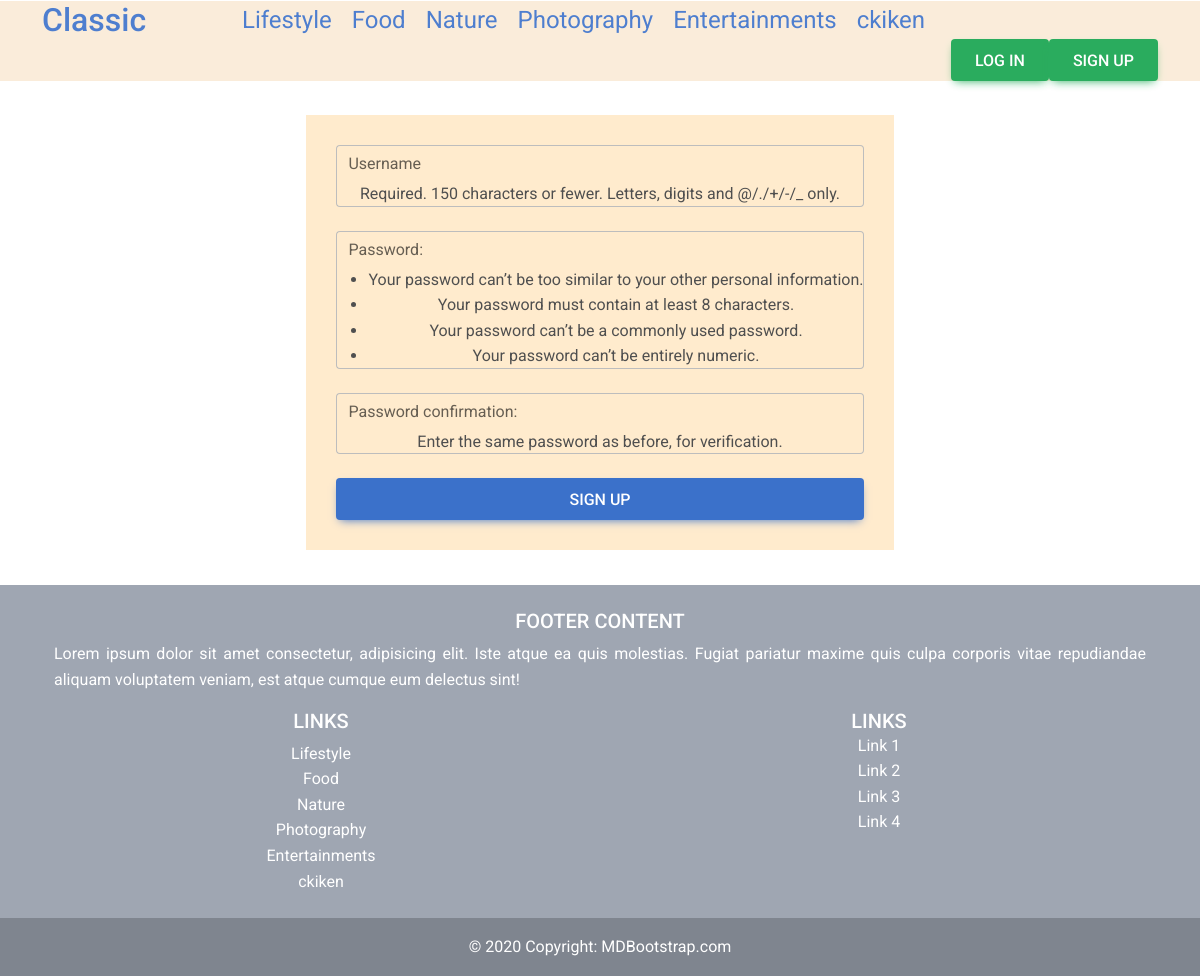
Screenshot of /register/ with the database file from the repository.
### blog_app/models.py (models this page shows, shortened)
class Category(models.Model):
    title = models.CharField(max_length=100)
    slug = models.SlugField(max_length=100, unique=True)

### blog_app/views.py (the view)
# urls.py: path('register/', register, name='register'),
def register(request):
    if request.method == 'POST':
        register_form = UserCreationForm(request.POST)
        if register_form.is_valid():
            register_form.save()
            messages.success(request, 'You are succesfull registerered')
            return redirect('login')
        else:
            messages.error(request, 'Registration form error')
    else:
        register_form = UserCreationForm()
    return render(request, 'blog_app/register.html', {'register_form':register_form})

### blog_app/templatetags/my_tags.py (called while the page is built)
@register.simple_tag()
def show_categories():
    return Category.objects.all()

### blog_app/templates/blog_app/register.html (shortened to what this page needs)
{% extends 'base.html' %}
{% block content %}
<div style="text-align: center; display: flex; justify-content: center; margin: 35px;">
    <form style="width: max-content; padding: 30px; background-color: blanchedalmond;" method="post" action="{% url 'register' %}">
        <div class="form-outline mb-4">
            <input type="text" name="username" maxlength="150" autocapitalize="none" autocomplete="username" autofocus=""
                required="" id="id_username" class="form-control" />
            <label class="form-label" for="id_username">Username</label>
            {{register_form.username.help_text}}
        </div>
        <div class="form-outline mb-4">
            <input type="password" name="password1" autocomplete="new-password" required="" class="form-control" />
            <label class="form-label for=" id_password1">Password:</label>
            {{register_form.password1.help_text}}
        </div>
        <div class="form-outline mb-4">
            <input type="password" name="password2" autocomplete="new-password" required="" class="form-control" />
            <label class="form-label for=" id_password2">Password confirmation:</label>
            {{register_form.password2.help_text}}
        </div>
        <button type="submit" class="btn btn-primary btn-block">Sign up</button>
    </form>
</div>
    {% endblock content %}

### templates/base.html (shortened to what this page needs)
{% load static %}
{% load my_tags %}
{% show_categories as categories %}
<!DOCTYPE html>
<html lang="en">
<head>
<link
href="https://cdnjs.cloudflare.com/ajax/libs/font-awesome/6.0.0/css/all.min.css"
rel="stylesheet"
/>
<link
href="https://cdnjs.cloudflare.com/ajax/libs/mdb-ui-kit/6.2.0/mdb.min.css"
rel="stylesheet"
/>
    <link rel="stylesheet" href="{% static 'blog_app/css/style.css' %}">
</head>
<body>
    <div class="wrapper">
        {% block header %}
        <header class="header">
            <div class="container">
                <div class="row">
                    <div class="col-md-2">
                        <div class="logo">
                            <h2><a href="{% url 'home' %}">Classic</a></h2>
                        </div>
                    </div>
                    <div class="col-md-10">
                        <div class="menu" style="text-align: end;">
                                <div style="    display: flex;
                                flex-wrap: wrap;">
                                  {% for category in categories %}
                                   <div style="display: inline-block;margin:0 10px">
                                          <a href="{% url 'category' category.slug %}" style="font-size: x-large;">{{category.title}}</a>
                                                          </div>
                                  {% endfor %}
                                </div>
                            <div style="display: flex; justify-content: flex-end;">
                              {% if request.user.is_authenticated %}
                              <button type="button" class="btn btn-info">{{request.user}}</button>
                              <form action="{% url 'logout' %}">
                                <button type="submit" class="btn btn-success" style="font-size: initial;">Log out</button>
                                                        </form>
                              {% else %}
                              <form action="{% url 'login' %}">
                                <button type="submit" class="btn btn-success" style="font-size: initial;">Log in</button>
                                                        </form>
                              <form action="{% url 'register' %}">
                                  <button type="submit" class="btn btn-success" style="font-size: initial;">Sign up</button>
                              </form>
                              {% endif %}
                            </div>
                        </div>
                    </div>
                </div>
            </div>
        </header>
        {% endblock %}
        {% block content %}<span>Content should be here</span> {% endblock %}
        {% block footer %}
        <section class="">
            <footer class="bg-secondary text-white text-center">
              <div class="container p-4">
                <div class="row">
                  <div class="col-lg-6 col-md-12 mb-4 mb-md-0">
                    <h5 class="text-uppercase">Footer Content</h5>
                    <p>
                      Lorem ipsum dolor sit amet consectetur, adipisicing elit. Iste atque ea quis
                      molestias. Fugiat pariatur maxime quis culpa corporis vitae repudiandae
                      aliquam voluptatem veniam, est atque cumque eum delectus sint!
                    </p>
                  </div>
                  <div class="col-lg-3 col-md-6 mb-4 mb-md-0">
                    <h5 class="text-uppercase">Links</h5>
                    <ul class="list-unstyled mb-0">
                      {% for category in categories %}
                        <li>
                          <a href="{% url 'category' category.slug %}" class="text-white">{{category.title}}</a>
                        </li>
                        {% endfor %}
                    </ul>
                  </div>
                  <div class="col-lg-3 col-md-6 mb-4 mb-md-0">
                    <h5 class="text-uppercase mb-0">Links</h5>
                    <ul class="list-unstyled">
                      <li>
                        <a href="#!" class="text-white">Link 1</a>
                      </li>
                      <li>
                        <a href="#!" class="text-white">Link 2</a>
                      </li>
                      <li>
                        <a href="#!" class="text-white">Link 3</a>
                      </li>
                      <li>
                        <a href="#!" class="text-white">Link 4</a>
                      </li>
                    </ul>
                  </div>
                </div>
              </div>
              <div class="text-center p-3" style="background-color: rgba(0, 0, 0, 0.2);">
                © 2020 Copyright:
                <a class="text-white" href="https://mdbootstrap.com/">MDBootstrap.com</a>
              </div>
            </footer>
          </section>
    {% endblock %}
    </div>
</body>
</html>

### blog_app/static/blog_app/css/style.css (style rules this page uses)
@media (min-width: 765px) { .col-md-1, .col-md-2, .col-md-3, .col-md-4, .col-md-5, .col-md-6, .col-md-7, .col-md-8, .col-md-9, .col-md-10, .col-md-11, .col-md-12 { float: left; } }
@media (min-width: 765px) { .col-md-12 { width: 100%; } }
@media (min-width: 765px) { .col-md-10 { width: 83.33333333%; } }
@media (min-width: 765px) { .col-md-6 { width: 50%; } }
@media (min-width: 765px) { .col-md-2 { width: 16.66666667%; } }
p { font-size: initial; text-align: justify; }
.btn { font-size: initial; }
header { top: 1px; position: sticky; background-color: antiquewhite; opacity: 0.9; z-index: 2; }

### rows the page displays
Category: title "Lifestyle"
Category: title "Food"
Category: title "Nature"
Category: title "Photography"
Category: title "Entertainments"
Category: title "ckiken"

### other values shown
{{ register_form.username.help_text }} "Required. 150 characters or fewer. Letters, digits and @/./+/-/_ only."
{{ register_form.password2.help_text }} "Enter the same password as before, for verification."
